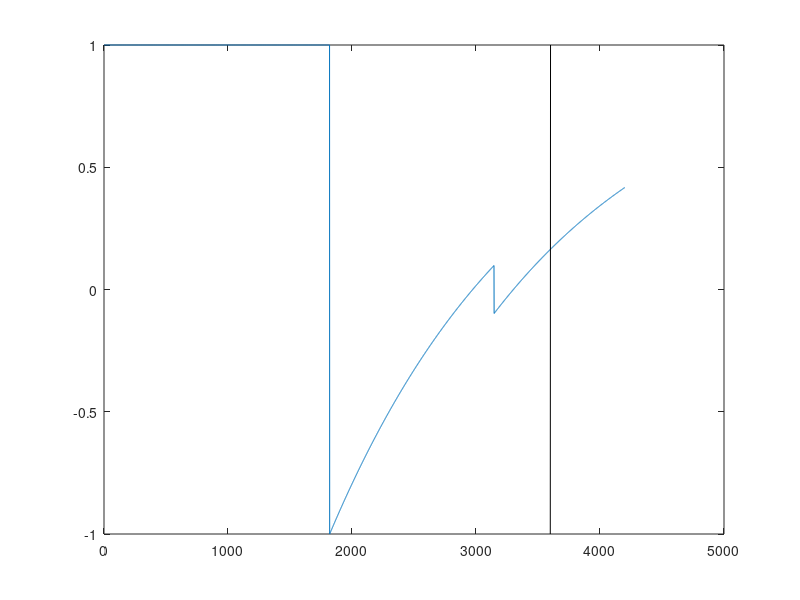

Write MATLAB code to recreate this figure.
% 

switch(3)
	case 1
		BS1 = 1680;
		BS2 = 2830;
		LABDUR = 1650;
		PLD = 1525;
		IMAG = 600;
		% 1495 345 before
	case 2
		BS1 = 1700;
		BS2 = 2926;
		LABDUR = 1650;
		PLD = 1800;
		IMAG = 600;
		% 1750 524
	case 3
		BS1 = 1820;
		BS2 = 3146;
		LABDUR = 1800;
		PLD = 1800;
		IMAG = 600;
	case 4
		%BS1 = ;
		%BS2 = ;
		%BS3 = ;
end

T1 = [1240,920,4300];
LABEFF = 0.9;
T1B = 1664;
%T1 = [1200,700,4300];

M  = zeros(LABDUR+PLD+IMAG,5);

% The static tissue signal - for cycle over the three tissue types
for ii = 1:3
	% Phase one - from saturation to the first BS pulse
	M(1:(BS1-1),ii) = 1 - (1 - 0)*exp(-(1:(BS1-1))/T1(ii));

	% Signal 180 inversion of the first BS pulse
	M(BS1,ii) = -M(BS1-1,ii);

	M((BS1+1):(BS2-1),ii) = 1 - (1 - M(BS1,ii))*exp( -(((BS1+1):(BS2-1))-BS1)/T1(ii));

	M(BS2,ii) = -M(BS2-1,ii);

	M((BS2+1):(LABDUR+PLD),ii) = 1 - (1 - M(BS2,ii))*exp( -(((BS2+1):(LABDUR+PLD))-BS2)/T1(ii));
	
	M((LABDUR+PLD+1):(LABDUR+PLD+IMAG),ii) = 1 - (1 - M(LABDUR+PLD,ii))*exp( -(((LABDUR+PLD+1):(LABDUR+PLD+IMAG))-LABDUR-PLD)/T1(ii));
end

M(1:(BS1-1),4) = 1;
M(1:(BS1-1),5) = 1 - (2*LABEFF)*exp(-(1:(BS1-1))/T1B);
M(1:(BS1-2),6) = 0;
M(1:(BS1-1),6) = 1-2*LABEFF;


for ii=4:6
	M(BS1,ii) = -M(BS1-1,ii);

	M((BS1+1):(BS2-1),ii) = 1 - (1 - M(BS1,ii))*exp( -(((BS1+1):(BS2-1))-BS1)/T1B);

	M(BS2,ii) = -M(BS2-1,ii);

	M((BS2+1):(LABDUR+PLD),ii) = 1 - (1 - M(BS2,ii))*exp( -(((BS2+1):(LABDUR+PLD))-BS2)/T1B);
	
	M((LABDUR+PLD+1):(LABDUR+PLD+IMAG),ii) = 1 - (1 - M(LABDUR+PLD,ii))*exp( -(((LABDUR+PLD+1):(LABDUR+PLD+IMAG))-LABDUR-PLD)/T1B);
end
figure;plot(M(:,4));hold on
plot([LABDUR+PLD-1,LABDUR+PLD+1],[-1,1],'k')